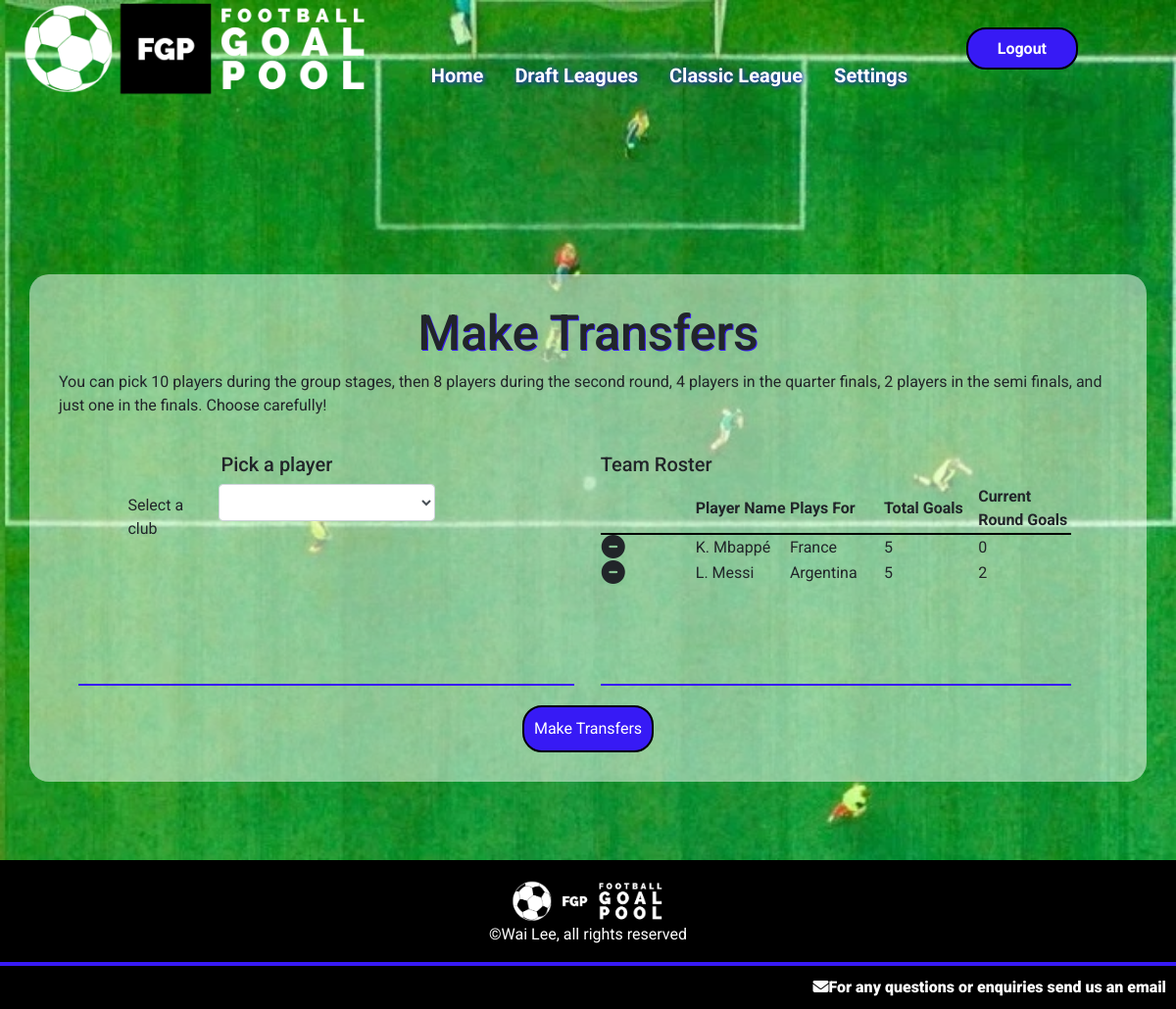
The app's page /globaltransfers (signed in), older data.
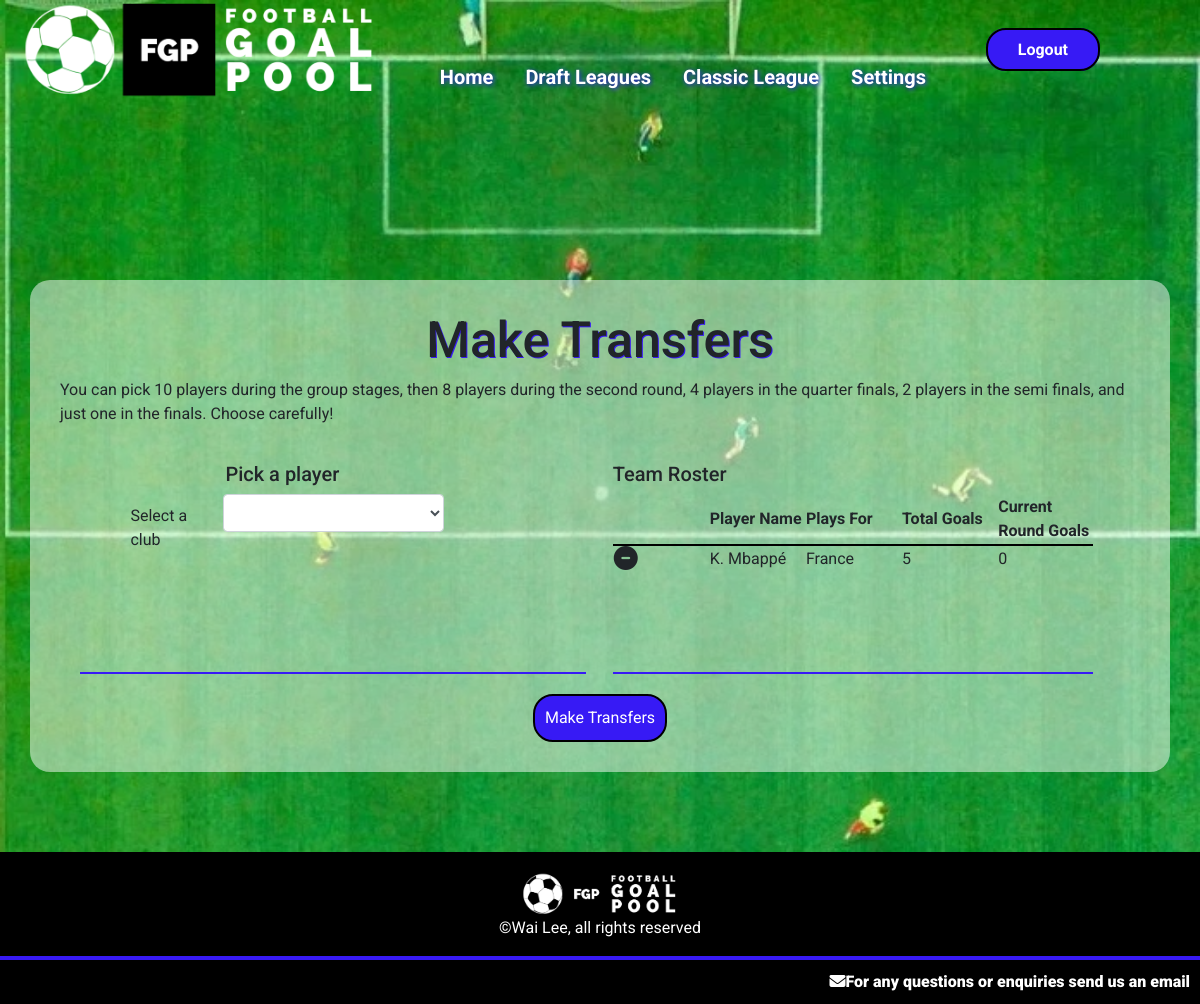
The same page, newer data.
### goalpoolapp/models.py (models this page shows, shortened)
class Player(models.Model):
    playercode = models.IntegerField()
    leagues = models.ManyToManyField(League, related_name="leagueplayers", blank=True)
    nickname = models.CharField(max_length=64)
    goals = models.IntegerField(default=0)
    country = models.ForeignKey(Country, on_delete=models.CASCADE, related_name="players")
    currentweekgoals = models.IntegerField(default=0)
    position = models.CharField(max_length=12)
    pic = models.CharField(max_length=100)

class Country(models.Model):
    countryname = models.CharField(max_length=20)
    countrypic = models.CharField(max_length=100)
    countryid = models.IntegerField()

### goalpoolapp/views.py (the view, shortened to what this page needs)
# urls.py: path('globaltransfers', views.globaltransfers, name='globaltransfers'),
@login_required
def globaltransfers(request):
    global_league = getGlobalLeague()
    userteam = Team.objects.get(league=global_league, manager=request.user)
    if request.method == "GET":
        return render(request, 'goalpoolapp/globaltransfers.html', {
            'league': global_league,
            'team': userteam
        })

### goalpoolapp/functions.py (called while the page is built)
def getGlobalLeague():
    return League.objects.get(id='19')

### goalpoolapp/templates/goalpoolapp/globaltransfers.html (shortened to what this page needs)
{% extends "goalpoolapp/layout.html" %}
{% load static %}
{% block body %}
<div id="main-page-content-container">
    <div id="main-page-content">
        <h2>Make Transfers</h2>
        <p> You can pick 10 players during the group stages, then 8 players during the second round, 4 players in the quarter finals, 2 players in the semi finals, and just one in the finals. Choose carefully!</p>
        <div class="leagueinformation">
            <div class="form-container">
                <div class="form-group centeredinput">
                    <h5>Pick a player</h5>
                    <div class="form-group draftselect">
                        <label for="teamselect" class="label teamlabel">Select a club</label>
                        <select id="globalteamselect" class="form-control"></select>
                    </div>
                </div>
            </div>
            <div id="globalteamtable">
                <div class="form-container">
                    <h5>Team Roster</h5>
                    <table class="playerleaguetable" id="pickplayertable">
                        <tr>
                            <th></th>
                            <th>Player Name</th>
                            <th>Plays For</th>
                            <th>Total Goals</th>
                            <th>Current Round Goals</th>
                        </tr>
                        {% for player in team.provisionalplayers.all %}
                            <tr id="row{{ player.playercode }}">
                                <td>
                                    <a class="removeplayer" data-value="{{ player.playercode }}">
                                        <i class="fa-solid fa-circle-minus fa-xl"></i>
                                    </a>
                                </td>
                                <td id="name{{ player.playercode }}">{{ player.nickname }}</td>
                                <td>{{ player.country }}</td>
                                <td>{{ player.goals }}</td>
                                <td>{{ player.currentweekgoals }}</td>
                            </tr>
                        {% empty %}
                            {% for player in team.players.all %}
                            <tr id="row{{ player.playercode }}">
                                <td>
                                    <a class="removeplayer" data-value="{{ player.playercode }}">
                                        <i class="fa-solid fa-circle-minus fa-xl"></i>
                                    </a>
                                </td>
                                <td id="name{{ player.playercode }}">{{ player.nickname }}</td>
                                <td>{{ player.country.countryname }}</td>
                                <td>{{ player.goals }}</td>
                                <td>{{ player.currentweekgoals }}</td>
                            </tr>
                            {% endfor %}
                        {% endfor %}
                    </table>
                </div>
            </div>
    </div>
    <span class="button" id="transfersubmit">Make Transfers</span>
</div>
{% endblock %}

Row changes from the older to the newer data that the page shows:
no longer on this page (row edited): Player: {{ player.playercode }} 154 (drawn), nickname "L. Messi", country.countryname "Argentina", goals "5", currentweekgoals "2"
